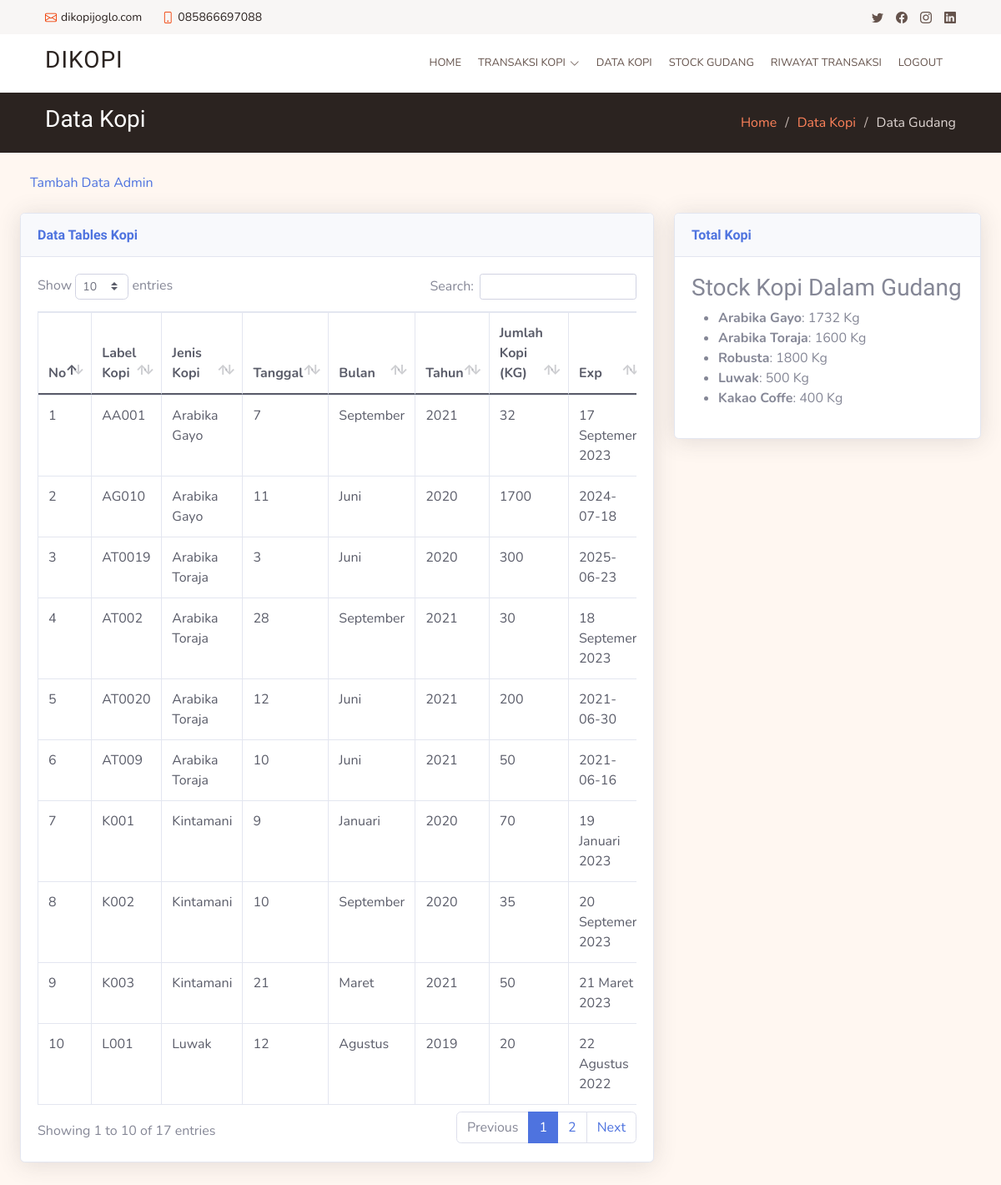
The page /data_gudang.php on the database its author committed.
### tables this page shows
CREATE TABLE `kopi` (
  `Idkopi` varchar(100) NOT NULL,
  `Jenis_kopi` varchar(100) NOT NULL,
  `Tanggal` int(250) NOT NULL,
  `Bulan` varchar(100) NOT NULL,
  `Tahun` varchar(100) NOT NULL,
  `Jumlah_kopi` int(100) NOT NULL,
  `Exp` varchar(100) NOT NULL
);

### data_gudang.php (the view, shortened to what this page needs)
<?php
     include 'connect.php';
     ?>
<!DOCTYPE html>
<html lang="en">
<head>
  <link href="assets/vendor/animate.css/animate.min.css" rel="stylesheet">
  <link href="assets/vendor/aos/aos.css" rel="stylesheet">
  <link href="assets/vendor/bootstrap/css/bootstrap.min.css" rel="stylesheet">
  <link href="assets/vendor/bootstrap-icons/bootstrap-icons.css" rel="stylesheet">
  <link href="assets/vendor/boxicons/css/boxicons.min.css" rel="stylesheet">
  <link href="assets/vendor/glightbox/css/glightbox.min.css" rel="stylesheet">
  <link href="assets/vendor/swiper/swiper-bundle.min.css" rel="stylesheet">
  <link href="assets/css/style.css" rel="stylesheet">
    <link href="Vendor/fontawesome-free/css/all.min.css" rel="stylesheet" type="text/css">
     <link href="css/sb-admin-2.min.css" rel="stylesheet">
     <link href="Vendor/datatables/dataTables.bootstrap4.min.css" rel="stylesheet">
</head>
<body id="page-top" style=" background-color: #fff7f1;">
<section id="topbar" class="d-flex align-items-center">
    <div class="container d-flex justify-content-center justify-content-md-between">
      <div class="contact-info d-flex align-items-center">
        <i class="bi bi-envelope d-flex align-items-center"><a href="mailto:contact@example.com">dikopijoglo.com</a></i>
        <i class="bi bi-phone d-flex align-items-center ms-4"><span>085866697088</span></i>
      </div>
      <div class="social-links d-none d-md-flex align-items-center">
        <a href="#" class="twitter"><i class="bi bi-twitter"></i></a>
        <a href="#" class="facebook"><i class="bi bi-facebook"></i></a>
        <a href="#" class="instagram"><i class="bi bi-instagram"></i></a>
        <a href="#" class="linkedin"><i class="bi bi-linkedin"></i></i></a>
      </div>
    </div>
  </section>
  <header id="header" class="d-flex align-items-center">
    <div class="container d-flex justify-content-between">
      <div class="logo">
        <h1 class="text-light"><a href="index.html">DiKopi</a></h1>
      </div>
      <nav id="navbar" class="navbar">
        <ul>
          <li><a  href="index1.html">Home</a></li>
            <li class="dropdown"><a href="#"><span>Transaksi Kopi</span> <i class="bi bi-chevron-down"></i></a>
          </li>
          <li><a href="data_kopi.php">Data Kopi</a></li>
          <li><a href="stockgudang.php">Stock Gudang</a></li>
          <li><a href="transaksi.php">Riwayat Transaksi</a></li>
           <li><a href="index.php">Logout</a></li>
        </ul>
      </nav>
    </div>
  </header>
<main id="main">
   <section id="breadcrumbs" class="breadcrumbs">
      <div class="container">
        <div class="d-flex justify-content-between align-items-center">
          <h2>Data Kopi</h2>
          <ol>
            <li><a href="index1.html">Home</a></li>
            <li><a href="data_kopi.php">Data Kopi</a></li>
            <li>Data Gudang</li>
          </ol>
        </div>
      </div>
    </section>
            <div class="container-fluid">
            <br>
            <div class="col-lg-2 mb-4">
               <a href="tambahdata.php">Tambah Data Admin</a>
            </div>
            <div class="row">
             <div class="col-xl-8 col-lg-6 mb-4">
                    <div class="card shadow mb-4">
                        <div class="card-header py-3">
                            <h6 class="m-0 font-weight-bold text-primary">Data Tables Kopi</h6>
                        </div>
                        <div class="card-body">
                            <div class="table-responsive">
                                 <table class="table table-bordered text-gray-800" id="dataTable" width="100%" cellspacing="0">
                                    <thead>
                                        <tr>
                                            <th>No</th>
                                            <th>Label Kopi</th>
                                            <th>Jenis Kopi</th>
                                            <th>Tanggal</th>
                                            <th>Bulan</th>
                                            <th>Tahun</th>
                                            <th>Jumlah Kopi (KG)</th>
                                            <th>Exp</th>
                                        </tr>
                                    </thead>
                                    <tbody>
                            <?php
                  $no = 1;
                                 $data = mysqli_query($koneksi,"select * from kopi");
                         while($d = mysqli_fetch_array($data)){
                            ?>
                            <tr>
                            <td><?php echo $no++; ?></td>
                            <td><?php echo $d['Idkopi']; ?></td>
                            <td><?php echo $d['Jenis_kopi']; ?></td>
                            <td><?php echo $d['Tanggal']; ?></td>
                            <td><?php echo $d['Bulan']; ?></td>
                            <td><?php echo $d['Tahun']; ?></td>
                            <td><?php echo $d['Jumlah_kopi']; ?></td>
                            <td><?php echo $d['Exp']; ?></td>
                            </tr>
                              <?php
                                    }
                                 ?>
                                    </tbody>
                                     </table>
                            </div>
                        </div>
                    </div>
        </div>
             <div class="col-xl-4 col-lg-7">
 <div class="card shadow mb-4" id="buatpdfcilacap">
              <div class="card-header py-3 d-flex flex-row align-items-center justify-content-between">
             <h6 class="m-0 font-weight-bold text-primary">Total Kopi</h6>
         </div>
        <div class="card-body">
       <h3>Stock Kopi Dalam Gudang</h3>
              <ul>
                <li><strong>Arabika Gayo</strong>: 1732 Kg</li>
                <li><strong>Arabika Toraja</strong>: 1600 Kg</li>
                <li><strong>Robusta</strong>: 1800 Kg</li>
                <li><strong>Luwak</strong>: 500 Kg</li>
                <li><strong>Kakao Coffe</strong>: 400 Kg</li>
              </ul>
      </div>
</div>
            </div>
        </div>
      </div>
</body>
</html>

### assets/css/style.css (style rules this page uses)
body { font-family: "Open Sans", sans-serif; color: #4d4643; }
a { color: #f03c02; text-decoration: none; }
h1, h2, h3, h4, h5, h6 { font-family: "Muli", sans-serif; }
#topbar { background: #f8f6f5; padding: 10px 0; font-size: 14px; }
#topbar .contact-info i { font-style: normal; color: #f03c02; }
#topbar .contact-info i a, #topbar .contact-info i span { padding-left: 5px; color: #2b2320; }
#topbar .contact-info i a { line-height: 0; transition: 0.3s; }
#topbar .social-links a { color: #65534c; line-height: 0; transition: 0.3s; margin-left: 15px; }
#header { height: 70px; transition: all 0.5s; z-index: 997; transition: all 0.5s; background: #fff; }
#header .logo h1 { font-size: 28px; margin: 0; padding: 10px 0; line-height: 1; font-weight: 400; letter-spacing: 1px; text-transform: uppercase; }
#header .logo h1 a, #header .logo h1 a:hover { color: #2b2320; text-decoration: none; }
.navbar { padding: 0; }
.navbar ul { margin: 0; padding: 0; display: flex; list-style: none; align-items: center; }
.navbar li { position: relative; }
.navbar a, .navbar a:focus { display: flex; align-items: center; justify-content: space-between; padding: 10px 0 10px 20px; font-size: 13px; color: #65534c; white-space: nowrap; text-transform: uppercase; transition: 0.3s; }
.navbar a i, .navbar a:focus i { font-size: 12px; line-height: 0; margin-left: 5px; }
section { padding: 60px 0; overflow: hidden; }
.breadcrumbs { padding: 15px 0; background: #2b2320; min-height: 40px; }
.breadcrumbs h2 { font-size: 28px; font-weight: 300; color: #fff; }
.breadcrumbs ol { display: flex; flex-wrap: wrap; list-style: none; padding: 0; margin: 0; color: #ded5d2; }
.breadcrumbs ol a { color: #fe825a; }
.breadcrumbs ol li + li { padding-left: 10px; }
.breadcrumbs ol li + li::before { display: inline-block; padding-right: 10px; color: #c8bab5; content: "/"; }

### rows shown on the page
kopi: Idkopi "AA001", Jenis_kopi "Arabika Gayo", Tanggal "7", Bulan "September", Tahun "2021", Jumlah_kopi "32", Exp "17 Septemer 2023"
kopi: Idkopi "AG010", Jenis_kopi "Arabika Gayo", Tanggal "11", Bulan "Juni", Tahun "2020", Jumlah_kopi "1700", Exp "2024-07-18"
kopi: Idkopi "AT0019", Jenis_kopi "Arabika Toraja", Tanggal "3", Bulan "Juni", Tahun "2020", Jumlah_kopi "300", Exp "2025-06-23"
kopi: Idkopi "AT002", Jenis_kopi "Arabika Toraja", Tanggal "28", Bulan "September", Tahun "2021", Jumlah_kopi "30", Exp "18 Septemer 2023"
kopi: Idkopi "AT0020", Jenis_kopi "Arabika Toraja", Tanggal "12", Bulan "Juni", Tahun "2021", Jumlah_kopi "200", Exp "2021-06-30"
kopi: Idkopi "AT009", Jenis_kopi "Arabika Toraja", Tanggal "10", Bulan "Juni", Tahun "2021", Jumlah_kopi "50", Exp "2021-06-16"
kopi: Idkopi "K001", Jenis_kopi "Kintamani", Tanggal "9", Bulan "Januari", Tahun "2020", Jumlah_kopi "70", Exp "19 Januari 2023"
kopi: Idkopi "K002", Jenis_kopi "Kintamani", Tanggal "10", Bulan "September", Tahun "2020", Jumlah_kopi "35", Exp "20 Septemer 2023"
kopi: Idkopi "K003", Jenis_kopi "Kintamani", Tanggal "21", Bulan "Maret", Tahun "2021", Jumlah_kopi "50", Exp "21 Maret 2023"
kopi: Idkopi "L001", Jenis_kopi "Luwak", Tanggal "12", Bulan "Agustus", Tahun "2019", Jumlah_kopi "20", Exp "22 Agustus 2022"
